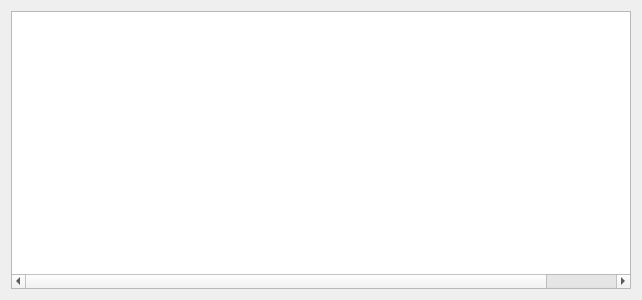
<?xml version="1.0" encoding="UTF-8"?>
<ui version="4.0">
 <class>TrayApp</class>
 <widget class="QWidget" name="TrayApp">
  <property name="geometry">
   <rect>
    <x>0</x>
    <y>0</y>
    <width>642</width>
    <height>300</height>
   </rect>
  </property>
  <property name="windowTitle">
   <string>Form</string>
  </property>
  <layout class="QGridLayout" name="gridLayout">
   <item row="0" column="0">
    <widget class="QTreeWidget" name="treeWidget">
     <property name="alternatingRowColors">
      <bool>true</bool>
     </property>
     <property name="autoExpandDelay">
      <number>0</number>
     </property>
     <attribute name="headerVisible">
      <bool>false</bool>
     </attribute>
     <attribute name="headerCascadingSectionResizes">
      <bool>true</bool>
     </attribute>
     <attribute name="headerDefaultSectionSize">
      <number>150</number>
     </attribute>
     <attribute name="headerStretchLastSection">
      <bool>false</bool>
     </attribute>
     <attribute name="headerCascadingSectionResizes">
      <bool>true</bool>
     </attribute>
     <attribute name="headerDefaultSectionSize">
      <number>150</number>
     </attribute>
     <attribute name="headerVisible">
      <bool>false</bool>
     </attribute>
     <attribute name="headerStretchLastSection">
      <bool>false</bool>
     </attribute>
     <column>
      <property name="text">
       <string>interface</string>
      </property>
     </column>
     <column>
      <property name="text">
       <string>state</string>
      </property>
     </column>
     <column>
      <property name="text">
       <string>networks</string>
      </property>
     </column>
     <column>
      <property name="text">
       <string>Security</string>
      </property>
     </column>
     <column>
      <property name="text">
       <string>Address</string>
      </property>
     </column>
    </widget>
   </item>
  </layout>
 </widget>
 <resources/>
 <connections/>
</ui>
